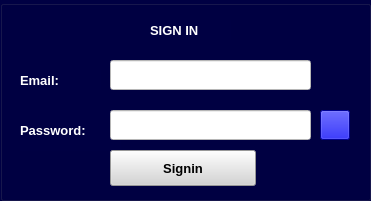
     <widget class="QGroupBox" name="groupBox_11">
      <property name="geometry">
       <rect>
        <x>380</x>
        <y>20</y>
        <width>371</width>
        <height>201</height>
       </rect>
      </property>
      <property name="font">
       <font>
        <weight>75</weight>
        <bold>true</bold>
       </font>
      </property>
      <property name="styleSheet">
       <string notr="true">background-color: rgb(0, 0, 67);
color: rgb(255, 255, 255);</string>
      </property>
      <property name="title">
       <string/>
      </property>
      <widget class="QPushButton" name="btn_hide_2">
       <property name="geometry">
        <rect>
         <x>320</x>
         <y>110</y>
         <width>30</width>
         <height>30</height>
        </rect>
       </property>
       <property name="styleSheet">
        <string notr="true">QPushButton {
	color: rgb(255, 255, 255);
	background-color: rgb(0, 0, 206);
}
QPushButton:hover {
	color: rgb(255, 255, 255);
	background-color: rgb(161, 161, 161);

}
QPushButton:pressed { 
	color: rgb(255, 255, 255);
    background-color: rgb(35, 40, 49); 
	background-image: :icon/icons8-show-50.png;

}</string>
       </property>
       <property name="text">
        <string/>
       </property>
       <property name="icon">
        <iconset resource="icon_ui.qrc">
         <normaloff>:/icon/icon/icons8-hide-50.png</normaloff>
         <normalon>:/icon/icon/icons8-show-50.png</normalon>:/icon/icon/icons8-hide-50.png</iconset>
       </property>
       <property name="iconSize">
        <size>
         <width>30</width>
         <height>30</height>
        </size>
       </property>
      </widget>
      <widget class="QLabel" name="lb_title_5">
       <property name="geometry">
        <rect>
         <x>20</x>
         <y>110</y>
         <width>101</width>
         <height>41</height>
        </rect>
       </property>
       <property name="font">
        <font>
         <family>Arial</family>
         <pointsize>10</pointsize>
         <weight>75</weight>
         <bold>true</bold>
        </font>
       </property>
       <property name="text">
        <string>Password:</string>
       </property>
      </widget>
      <widget class="QLineEdit" name="lb_Password_login">
       <property name="geometry">
        <rect>
         <x>110</x>
         <y>110</y>
         <width>201</width>
         <height>30</height>
        </rect>
       </property>
       <property name="styleSheet">
        <string notr="true">background-color: rgb(255, 255, 255);
color: rgb(0, 0, 0);</string>
       </property>
      </widget>
      <widget class="QLineEdit" name="lb_Email_login">
       <property name="geometry">
        <rect>
         <x>110</x>
         <y>60</y>
         <width>201</width>
         <height>30</height>
        </rect>
       </property>
       <property name="styleSheet">
        <string notr="true">background-color: rgb(255, 255, 255);
color: rgb(0, 0, 0);</string>
       </property>
      </widget>
      <widget class="QLabel" name="lb_title_6">
       <property name="geometry">
        <rect>
         <x>20</x>
         <y>70</y>
         <width>81</width>
         <height>20</height>
        </rect>
       </property>
       <property name="font">
        <font>
         <family>Arial</family>
         <pointsize>10</pointsize>
         <weight>75</weight>
         <bold>true</bold>
        </font>
       </property>
       <property name="text">
        <string>Email:</string>
       </property>
      </widget>
      <widget class="QLabel" name="lb_title_7">
       <property name="geometry">
        <rect>
         <x>150</x>
         <y>20</y>
         <width>81</width>
         <height>20</height>
        </rect>
       </property>
       <property name="font">
        <font>
         <family>Arial</family>
         <pointsize>10</pointsize>
         <weight>75</weight>
         <bold>true</bold>
        </font>
       </property>
       <property name="text">
        <string>SIGN IN</string>
       </property>
      </widget>
      <widget class="QPushButton" name="btn_signin">
       <property name="geometry">
        <rect>
         <x>110</x>
         <y>150</y>
         <width>146</width>
         <height>36</height>
        </rect>
       </property>
       <property name="sizePolicy">
        <sizepolicy hsizetype="Fixed" vsizetype="Fixed">
         <horstretch>0</horstretch>
         <verstretch>0</verstretch>
        </sizepolicy>
       </property>
       <property name="minimumSize">
        <size>
         <width>0</width>
         <height>0</height>
        </size>
       </property>
       <property name="palette">
        <palette>
         <active>
          <colorrole role="WindowText">
           <brush brushstyle="SolidPattern">
            <color alpha="255">
             <red>0</red>
             <green>0</green>
             <blue>0</blue>
            </color>
           </brush>
          </colorrole>
          <colorrole role="Button">
           <brush brushstyle="SolidPattern">
            <color alpha="255">
             <red>212</red>
             <green>212</green>
             <blue>212</blue>
            </color>
           </brush>
          </colorrole>
          <colorrole role="Text">
           <brush brushstyle="SolidPattern">
            <color alpha="255">
             <red>0</red>
             <green>0</green>
             <blue>0</blue>
            </color>
           </brush>
          </colorrole>
          <colorrole role="ButtonText">
           <brush brushstyle="SolidPattern">
            <color alpha="255">
             <red>0</red>
             <green>0</green>
             <blue>0</blue>
            </color>
           </brush>
          </colorrole>
          <colorrole role="Base">
           <brush brushstyle="SolidPattern">
            <color alpha="255">
             <red>212</red>
             <green>212</green>
             <blue>212</blue>
            </color>
           </brush>
          </colorrole>
          <colorrole role="Window">
           <brush brushstyle="SolidPattern">
            <color alpha="255">
             <red>212</red>
             <green>212</green>
             <blue>212</blue>
            </color>
           </brush>
          </colorrole>
         </active>
         <inactive>
          <colorrole role="WindowText">
           <brush brushstyle="SolidPattern">
            <color alpha="255">
             <red>0</red>
             <green>0</green>
             <blue>0</blue>
            </color>
           </brush>
          </colorrole>
          <colorrole role="Button">
           <brush brushstyle="SolidPattern">
            <color alpha="255">
             <red>212</red>
             <green>212</green>
             <blue>212</blue>
            </color>
           </brush>
          </colorrole>
          <colorrole role="Text">
           <brush brushstyle="SolidPattern">
            <color alpha="255">
             <red>0</red>
             <green>0</green>
             <blue>0</blue>
            </color>
           </brush>
          </colorrole>
          <colorrole role="ButtonText">
           <brush brushstyle="SolidPattern">
            <color alpha="255">
             <red>0</red>
             <green>0</green>
             <blue>0</blue>
            </color>
           </brush>
          </colorrole>
          <colorrole role="Base">
           <brush brushstyle="SolidPattern">
            <color alpha="255">
             <red>212</red>
             <green>212</green>
             <blue>212</blue>
            </color>
           </brush>
          </colorrole>
          <colorrole role="Window">
           <brush brushstyle="SolidPattern">
            <color alpha="255">
             <red>212</red>
             <green>212</green>
             <blue>212</blue>
            </color>
           </brush>
          </colorrole>
         </inactive>
         <disabled>
          <colorrole role="WindowText">
           <brush brushstyle="SolidPattern">
            <color alpha="255">
             <red>0</red>
             <green>0</green>
             <blue>0</blue>
            </color>
           </brush>
          </colorrole>
          <colorrole role="Button">
           <brush brushstyle="SolidPattern">
            <color alpha="255">
             <red>212</red>
             <green>212</green>
             <blue>212</blue>
            </color>
           </brush>
          </colorrole>
          <colorrole role="Text">
           <brush brushstyle="SolidPattern">
            <color alpha="255">
             <red>0</red>
             <green>0</green>
             <blue>0</blue>
            </color>
           </brush>
          </colorrole>
          <colorrole role="ButtonText">
           <brush brushstyle="SolidPattern">
            <color alpha="255">
             <red>0</red>
             <green>0</green>
             <blue>0</blue>
            </color>
           </brush>
          </colorrole>
          <colorrole role="Base">
           <brush brushstyle="SolidPattern">
            <color alpha="255">
             <red>212</red>
             <green>212</green>
             <blue>212</blue>
            </color>
           </brush>
          </colorrole>
          <colorrole role="Window">
           <brush brushstyle="SolidPattern">
            <color alpha="255">
             <red>212</red>
             <green>212</green>
             <blue>212</blue>
            </color>
           </brush>
          </colorrole>
         </disabled>
        </palette>
       </property>
       <property name="font">
        <font>
         <family>Segoe UI</family>
         <pointsize>10</pointsize>
         <weight>75</weight>
         <bold>true</bold>
        </font>
       </property>
       <property name="styleSheet">
        <string notr="true">QPushButton {
	
	color: rgb(0, 0, 0);
    background-color: rgb(212, 212, 212);
}
QPushButton:hover {
	color: rgb(0, 0, 0);
	background-color: rgb(161, 161, 161);

}
QPushButton:pressed { 
	color: rgb(0, 0, 0);
    background-color: rgb(35, 40, 49); 

}</string>
       </property>
       <property name="text">
        <string>Signin</string>
       </property>
       <property name="icon">
        <iconset>
         <normaloff>../../../Downloads/icons/16x16/cil-movie.png</normaloff>../../../Downloads/icons/16x16/cil-movie.png</iconset>
       </property>
      </widget>
     </widget>
